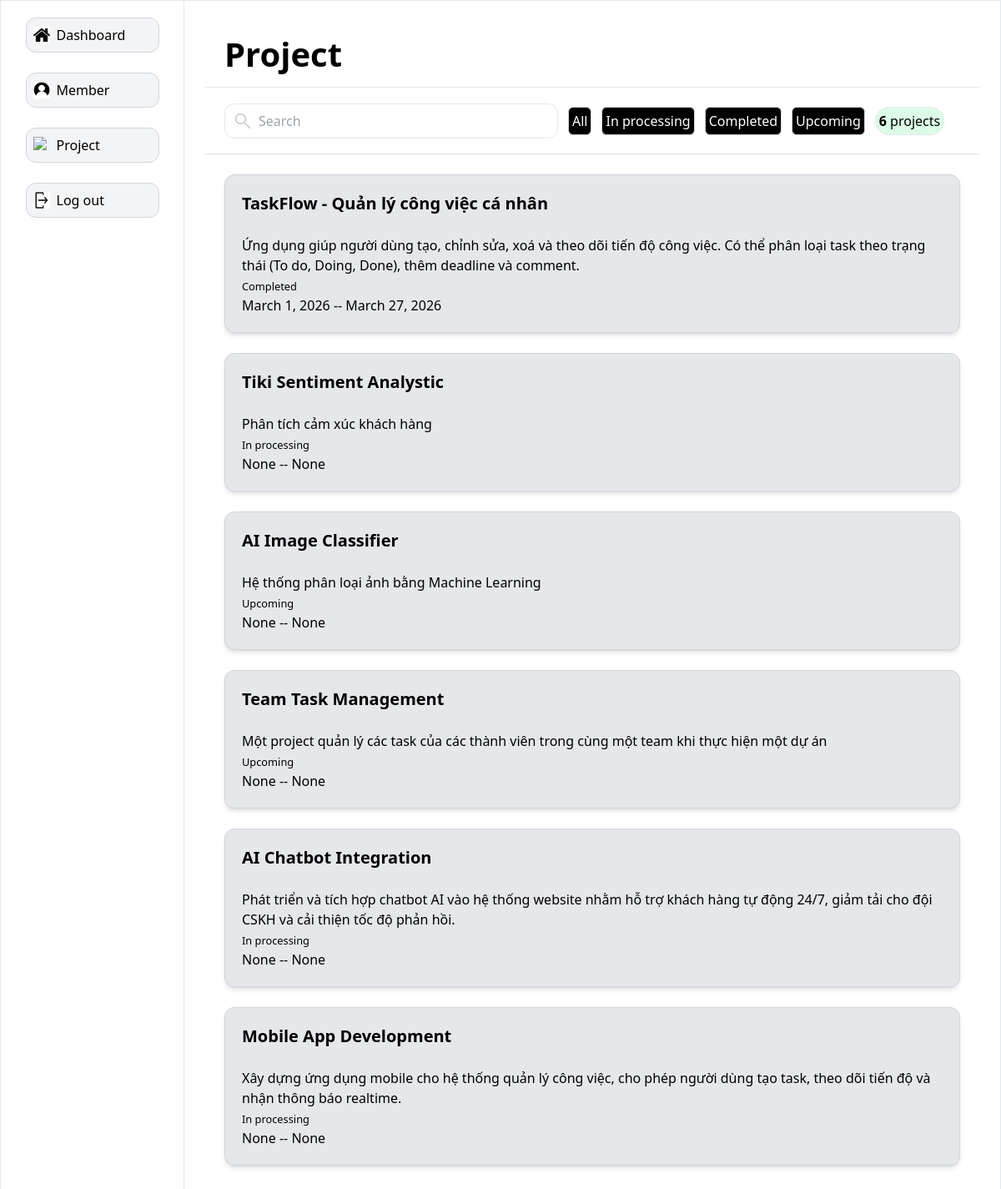
The app's page /project/ with its own data.
### main/models.py (models this page shows, shortened)
class Project(models.Model):
    status_dict = [
        ('In processing', 'In processing'),
        ('Completed', 'Completed'),
        ('Upcoming', 'Upcoming')
    ]
    project_id = models.AutoField(primary_key=True)
    project_name = models.CharField(max_length=100, blank=True, null=True)
    description = models.TextField(blank=True, null=True)
    start_date = models.DateField(blank=True, null=True)
    end_date = models.DateField(blank=True, null=True)
    created_by = models.ForeignKey(
        Users,
        on_delete=models.PROTECT,
        related_name='projects'
    )
    status_project = models.CharField(max_length=50, blank=True, null=True, choices=status_dict)

### main/views.py (the view)
# urls.py: path('project/', views.project, name='project'),
def project(request):
    q = request.GET.get('q') if request.GET.get('q') != None else ""
    projects = Project.objects.filter(
        Q(status_project__icontains=q) |
        Q(project_name__icontains=q)
    ).order_by('-start_date')
    project_count = projects.count()
    statuses = [s[0] for s in Project.status_dict]
    context = {'projects': projects, 'statuses': statuses, 'project_count': project_count}
    return render(request, 'main/project.html', context=context)

### main/templates/main/project.html (shortened to what this page needs)
{% extends 'side_bar_member.html' %}
{% load static %}
{% block content %}
<div
  class="bg-white-200 items-center border-b border-b-gray-200 flex px-6 h-[80px] flex justify-between"
>
  <div><h1 class="text-[40px] font-bold">Project</h1></div>
</div>
<div class="bg-white-200 items-center border-b border-b-gray-200 flex px-6 h-[80px]">
  <div class="relative">
    <div class="absolute inset-y-0 left-0 flex items-center pl-3 pointer-events-auto">
      <img src="{% static 'icons/search.png' %}" alt="search icon" class="h-5 w-5" />
    </div>
    <form method='GET' action="{% url 'project' %}">
    <input
      name="q",
      type="text"
      class="pl-10 pr-3 py-2 border border-gray-200 rounded-xl w-[400px]"
      placeholder="Search"
    />
    </form>
  </div>
  <div class="border border-gray-300 rounded-md ml-3 flex justify-between content-center p-1 bg-black text-white">
    <div><a href="{% url 'project' %}">All </a></div>
  </div>
  {% for status in statuses %}
  <div class="border border-gray-300 rounded-md ml-3 flex justify-between content-center p-1 bg-black text-white">
    <div><a href="{% url 'project' %}?q={{status}}">{{status}}</a></div>
  </div>
  {% endfor %}
  <div class="ml-3 border rounded-full p-1 bg-green-100"><h3><span class="font-bold">{{project_count}}</span> projects</h3></div>
</div>
<div class="overflow-y-scroll space-y-6 h-[calc(100vh-200px)] p-6">
  {% for project in projects %}
  <div class="border border-gray-300 rounded-xl p-5 bg bg-gray-200 shadow-md transition delay-150 duration-300 ease-in-out hover:bg-gray-300 hover:scale-100">
      <div class="flex justify-between">
        <div><a href="{% url 'task' project.project_id %}"><span class="font-bold text-xl">{{ project.project_name }}</span></a></div>
      </div>
      <br>
      <p>{{ project.description }}</p>
      <small>{{project.status_project}}</small>
      <p>{{ project.start_date }} -- {{ project.end_date }}</p>
  </div>
  {% endfor %}
</div>
{% endblock %}

### records on screen
Project: project_name "TaskFlow - Quản lý công việc cá nhân", description "Ứng dụng giúp người dùng tạo, chỉnh sửa, xoá và theo dõi tiến độ công việc. Có thể phân loại task theo trạng thái (To do, Doing, Done), thêm deadline và comment.", status_project "Completed", start_date "March 1, 2026", end_date "March 27, 2026"
Project: project_name "Tiki Sentiment Analystic", description "Phân tích cảm xúc khách hàng", status_project "In processing", start_date "None", end_date "None"
Project: project_name "AI Image Classifier", description "Hệ thống phân loại ảnh bằng Machine Learning", status_project "Upcoming", start_date "None", end_date "None"
Project: project_name "Team Task Management", description "Một project quản lý các task của các thành viên trong cùng một team khi thực hiện một dự án", status_project "Upcoming", start_date "None", end_date "None"
Project: project_name "AI Chatbot Integration", description "Phát triển và tích hợp chatbot AI vào hệ thống website nhằm hỗ trợ khách hàng tự động 24/7, giảm tải cho đội CSKH và cải thiện tốc độ phản hồi.", status_project "In processing", start_date "None", end_date "None"
Project: project_name "Mobile App Development", description "Xây dựng ứng dụng mobile cho hệ thống quản lý công việc, cho phép người dùng tạo task, theo dõi tiến độ và nhận thông báo realtime.", status_project "In processing", start_date "None", end_date "None"

### other values on screen
{{ status }} "In processing" "Completed" "Upcoming"
{{ project_count }} "6"
